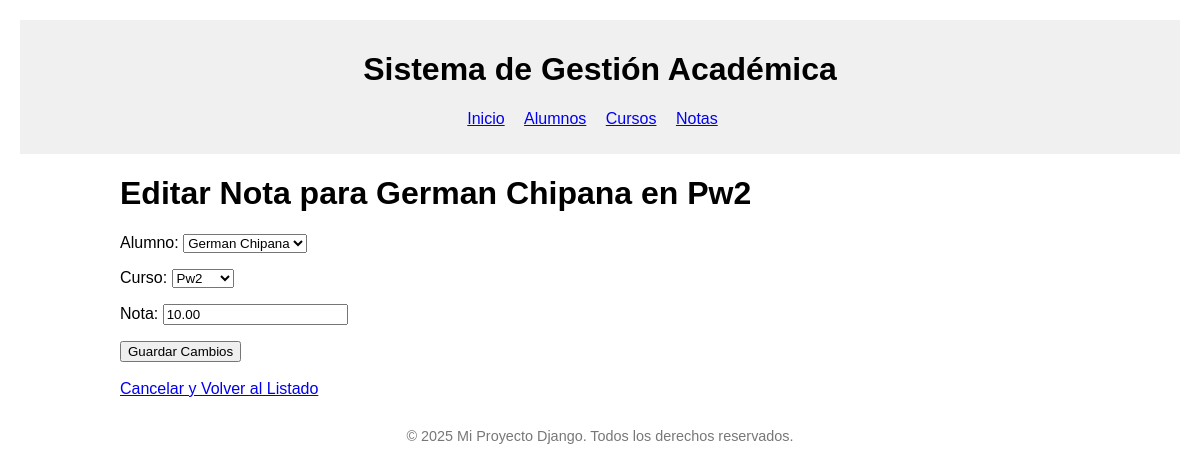
Screenshot of /notas/editar/1/ with the database file from the repository.
### gestion_academica/models.py (models this page shows)
class NotasAlumnosPorCurso(models.Model):
    alumno = models.ForeignKey(Alumno, on_delete=models.CASCADE, related_name='notas')
    curso = models.ForeignKey(Curso, on_delete=models.CASCADE, related_name='notas_en_curso')
    nota = models.DecimalField(max_digits=4, decimal_places=2)
    fecha_registro = models.DateTimeField(auto_now_add=True)

class Alumno(models.Model):
    nombres = models.CharField(max_length=100)
    apellidos = models.CharField(max_length=100)
    codigo_estudiante = models.CharField(max_length=20, unique=True)
    email = models.EmailField(unique=True)
    def __str__(self):
        return f"{self.nombres} {self.apellidos}"

class Curso(models.Model):
    nombre_curso = models.CharField(max_length=100)
    codigo_curso = models.CharField(max_length=20, unique=True)
    creditos = models.PositiveIntegerField()
    def __str__(self):
        return self.nombre_curso

### gestion_academica/views.py (the view)
# urls.py: path('notas/editar/<int:nota_id>/', views.editar_nota, name='editar_nota'),
def editar_nota(request, nota_id):
    nota_obj = get_object_or_404(NotasAlumnosPorCurso, id=nota_id)
    if request.method == 'POST':
        form = NotaForm(request.POST, instance=nota_obj)
        if form.is_valid():
            form.save()
            return redirect('lista_notas')
    else:
        form = NotaForm(instance=nota_obj)
    return render(request, 'gestion_academica/editar_nota.html', {'form': form, 'nota_obj': nota_obj})

### gestion_academica/forms.py
class NotaForm(forms.ModelForm):
    class Meta:
        model = NotasAlumnosPorCurso
        fields = ['alumno', 'curso', 'nota']

### gestion_academica/templates/gestion_academica/editar_nota.html (shortened to what this page needs)
{% extends "gestion_academica/base.html" %}
{% block content %}
<h1>Editar Nota para {{ nota_obj.alumno }} en {{ nota_obj.curso }}</h1>
<form method="post">
    {{ form.as_p }}
    <button type="submit" class="btn btn-primary">Guardar Cambios</button>
</form>
<br>
<a href="{% url 'lista_notas' %}" class="btn btn-secondary">Cancelar y Volver al Listado</a>
{% endblock %}

### gestion_academica/templates/gestion_academica/base.html (style rules this page uses)
body { font-family: sans-serif; margin: 20px; }

### rows the page displays
NotasAlumnosPorCurso: alumno "German Chipana", curso "Pw2", nota "10.00"
